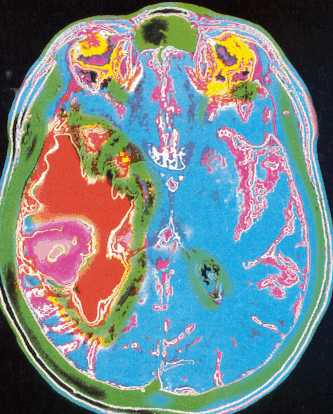
#> input picture P0/imagenes2/magriclonRGB.jpg, 333 x 414 px
$ python __main__.py
#> lines starting #> are read from the running program, lines starting #| are printed output that depends on the picture
### P0/ImagenProc.py
import matplotlib.pyplot as plt
import numpy as np
from skimage import io
from skimage.color import convert_colorspace, rgb2gray
from PIL import Image

class ImagenProc():
    def __init__(self, img_file=''):
        self.img_file = img_file
        self.image = io.imread(self.img_file)/255.0
        self.color_space = Image.open(self.img_file).mode
        self.format = Image.open(self.img_file).format


    def get_datos(self):
        print("""
        nombre del archivo: {}
        tamaño:{}x{}
        tipo_imagen:{}
        color:{}
        """.format(
            self.img_file,
            self.image.shape[0],
            self.image.shape[1],
            self.format,
            self.color_space
            )
        )

    def convert_colorspace(self, dest):
        try:
            if(dest != "GRAY"):
                self.image = convert_colorspace(self.image, self.color_space, dest)
                self.color_space = dest
            else:
                self.image = rgb2gray(self.image)

        except Exception as e:
            print(e,"Espacio de color de destino no valido")

    def get_RGB_components(self):
        image_red = np.copy(self.image)
        image_red[:,:,1] = 0
        image_red[:,:,2] = 0
        image_green = np.copy(self.image)
        image_green[:,:,0] = 0
        image_green[:,:,2] = 0
        image_blue = np.copy(self.image)
        image_blue[:,:,0] = 0
        image_blue[:,:,1] = 0
        return (image_red, image_green, image_blue)

    def crop_image(self, x1, y1, x2, y2):
        self.image = self.image[y1:y2, x1:x2]

    def show_image(self, show_color_canal = False, title_orig = "Imagen original", show = True, gray = False):
        plt.figure()
        plt.title(title_orig)
        if(gray):
            plt.imshow(self.image,cmap=plt.cm.gray)
        else:
            plt.imshow(self.image)
        if(show_color_canal):
            rgb_image = self.get_RGB_components()
            plt.figure()
            plt.title("Canal rojo")
            plt.imshow(rgb_image[0])
            plt.figure()
            plt.title("Canal verde")
            plt.imshow(rgb_image[1])
            plt.figure()
            plt.title("Canal azul")
            plt.imshow(rgb_image[2])
        if(show):
            plt.show()

### P0/__main__.py
from ImagenProc import ImagenProc
if __name__ == '__main__':
    imp = ImagenProc("imagenes2/magriclonRGB.jpg")
#> in __init__, `self.color_space = Image.open(self.img_file).mode`: self.color_space = 'RGB'
#> in __init__, `self.format = Image.open(self.img_file).format`: self.format = 'JPEG'

    imp_retina = ImagenProc("imagenes2/retinaRGB.jpg")
#> call 2 of __init__, with img_file = 'imagenes2/retinaRGB.jpg'
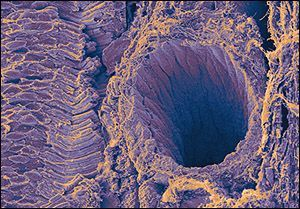
#> input picture P0/imagenes2/retinaRGB.jpg, 300 x 209 px
    imp_retina_orig = ImagenProc("imagenes2/retinaRGB.jpg")
    imp_corte_bmp = ImagenProc("imagenes2/corte.bmp")
#> call 4 of __init__, with img_file = 'imagenes2/corte.bmp'
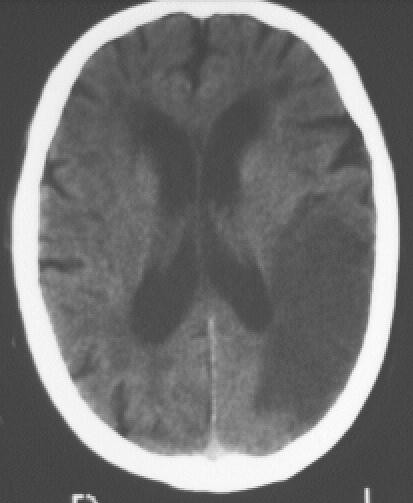
#> input picture P0/imagenes2/corte.bmp, 413 x 503 px
#> in __init__ (call 4), `self.color_space = Image.open(self.img_file).mode`: self.color_space = 'L'
#> in __init__ (call 4), `self.format = Image.open(self.img_file).format`: self.format = 'BMP'
    imp_corte_bmp_orig = ImagenProc("imagenes2/corte.bmp")

    imp.get_datos()
#|         nombre del archivo: imagenes2/magriclonRGB.jpg
#|         tamaño:414x333
#|         tipo_imagen:JPEG
#|         color:RGB
    imp.show_image(title_orig="Imagen Original", show_color_canal=True, show=False)
#> in get_RGB_components, `image_red[:,:,2] = 0`:
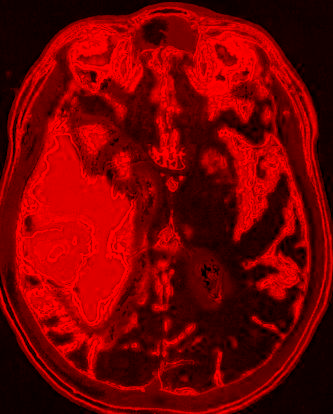
#> image_red: shape (414, 333, 3) float64; mean R, G, B 0.466, 0, 0
#> in get_RGB_components, `image_green[:,:,2] = 0`:
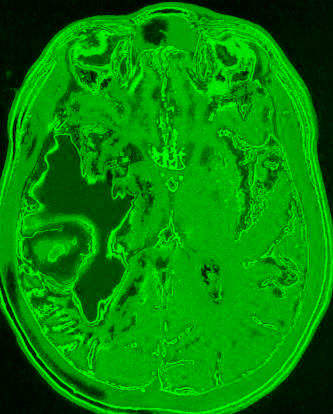
#> image_green: shape (414, 333, 3) float64; mean R, G, B 0, 0.529, 0
#> in get_RGB_components, `image_blue[:,:,1] = 0`:
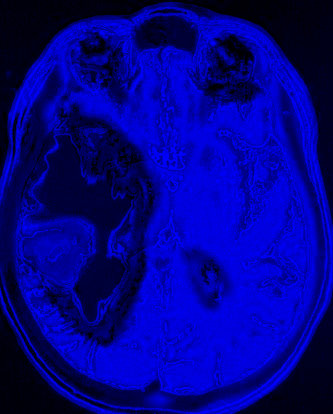
#> image_blue: shape (414, 333, 3) float64; mean R, G, B 0, 0, 0.541

    imp_retina.get_datos()
#|         nombre del archivo: imagenes2/retinaRGB.jpg
#|         tamaño:209x300
#|         tipo_imagen:JPEG
#|         color:RGB
    imp_retina.show_image(title_orig="Imagen Original", show=False)
    imp_retina.convert_colorspace('GRAY')
    imp_retina.show_image(title_orig="Imagen escala grises", gray=True, show=False)
    imp_retina = imp_retina_orig
    imp_retina.convert_colorspace('HSV')
    imp_retina.show_image(title_orig="Imagen HSV", show=False)
    imp_retina = imp_retina_orig
    imp_retina.convert_colorspace('YUV')
    imp_retina.show_image(title_orig="Imagen YUV", show=False)
    imp_retina = imp_retina_orig

    imp_corte_bmp.get_datos()
#|         nombre del archivo: imagenes2/corte.bmp
#|         tamaño:503x413
#|         tipo_imagen:BMP
#|         color:L
    imp_corte_bmp.show_image(title_orig="Corte original", show=False)
    imp_corte_bmp.crop_image(137,163,412,502)
    imp_corte_bmp.get_datos()
#|         nombre del archivo: imagenes2/corte.bmp
#|         tamaño:339x275
#|         tipo_imagen:BMP
#|         color:L
    imp_corte_bmp.show_image(title_orig="Corte 1/3 de su tamaño", show=False)
    imp_corte_bmp = imp_corte_bmp_orig
    imp_corte_bmp.crop_image(100, 100, 300,350)
#> call 2 of crop_image, with x1 = 100, y1 = 100, x2 = 300, y2 = 350
#> in crop_image (call 2), `self.image = self.image[y1:y2, x1:x2]`:
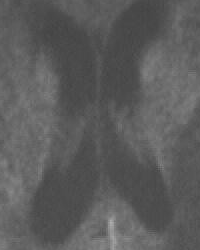
#> self.image: shape (250, 200) float64; min 0.263, max 0.69, mean 0.361
    imp_corte_bmp.get_datos()
#|         nombre del archivo: imagenes2/corte.bmp
#|         tamaño:250x200
#|         tipo_imagen:BMP
#|         color:L
    imp_corte_bmp.show_image(title_orig="Corte lugar centrico")
#> in show_image (call 8), `plt.show()`:
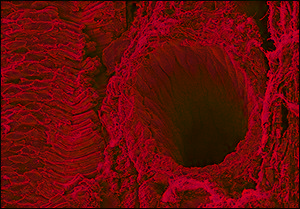
#> shown: shape (209, 300, 3) float64; mean R, G, B 0.405, 0.0473, 0.0364
